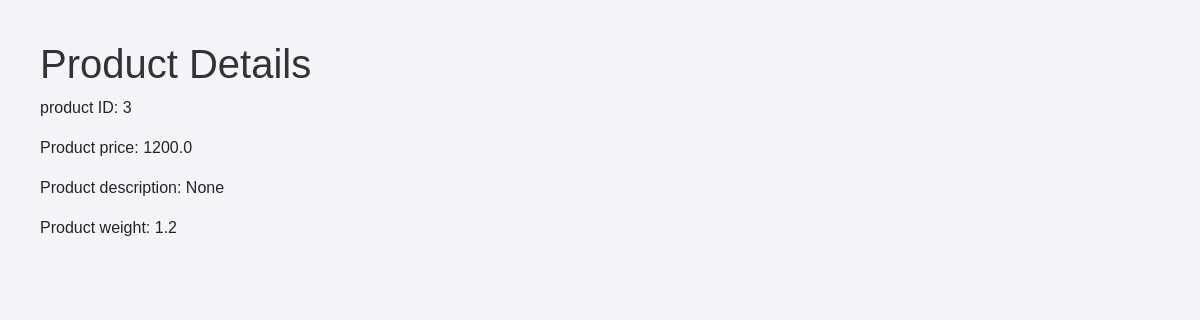
The app's page /products/3 with its own data.
### app/models/product.py (models this page shows)
class Product(db.Model):
    __tablename__ = 'products'  # Correct table name used in ForeignKey reference
    id = db.Column(db.Integer, primary_key=True)
    nom = db.Column(db.String, nullable=False)
    description = db.Column(db.String)
    price = db.Column(db.Float, nullable=False)
    weight = db.Column(db.Float, nullable=False) # Weight of the product in kg

### app/routes/product.py (the view)
@product_bp.route('/products/<int:id>', methods=['GET'])
def get_product(id):
    product = Product.query.get_or_404(id)  # Use Product instead of product
    return render_template('products/view_product.html', product=product)

### app/templates/products/view_product.html
{% extends "base.html" %}
{% block content %}
    <h1>Product Details</h1>
    <p>product ID: {{ product.id }}</p>
    <p>Product price: {{ product.price }}</p>
    <p>Product description: {{ product.description }}</p>
    <p>Product weight: {{ product.weight }}</p>
{% endblock %}

### app/templates/base.html (style rules this page uses)
body { font-family: Arial, sans-serif; margin: 40px; background-color: #f4f4f9; }
h1 { color: #333; }

### records on screen
Product: id "3", price "1200.0", description "None", weight "1.2"
